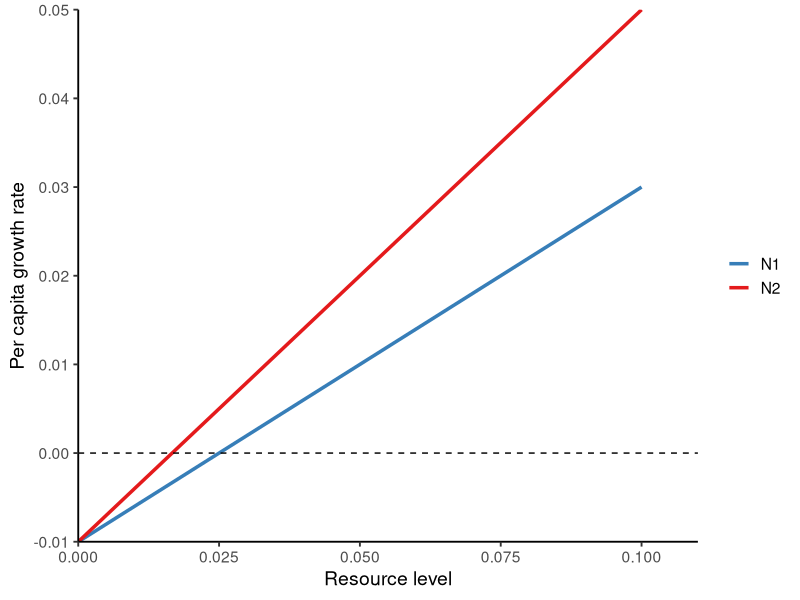
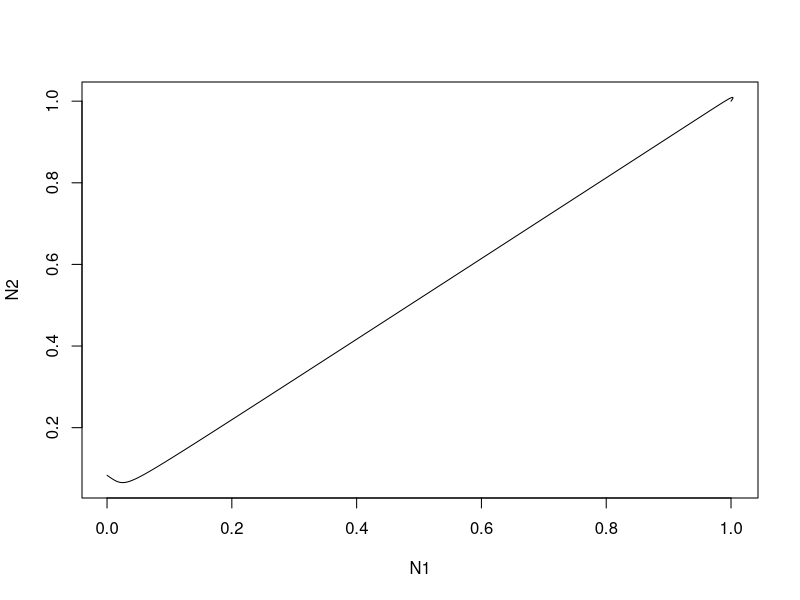
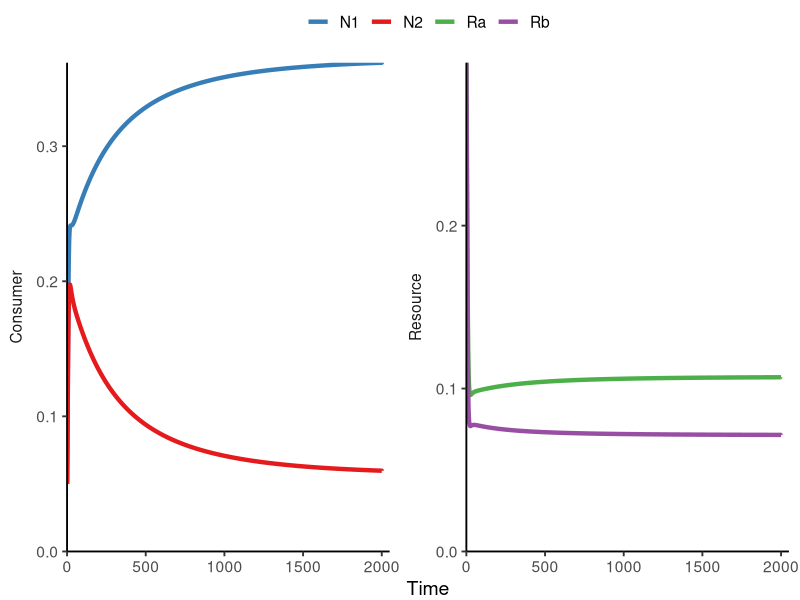
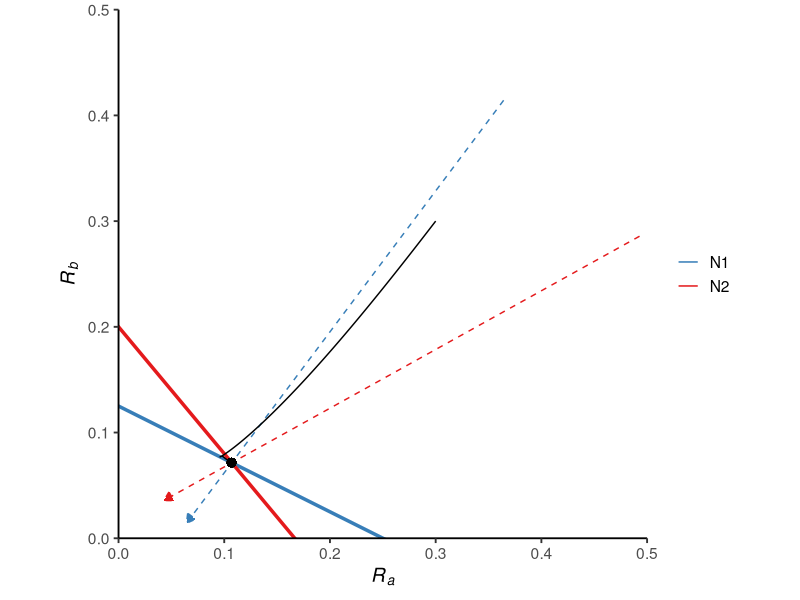
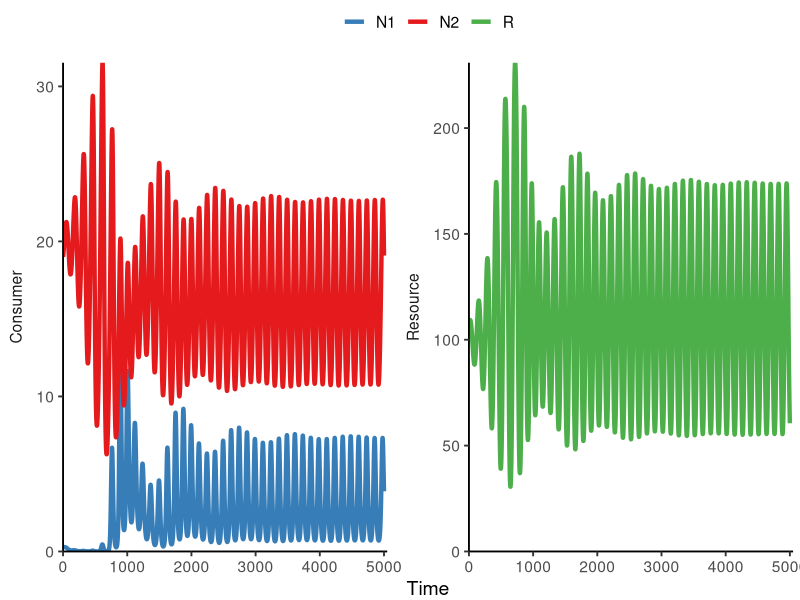

R code for these plots, in order:
library(tidyverse)
library(deSolve)


#### R* rule ####
### Parameters
a1 <- 0.4 
a2 <- 0.6
e1 <- 1
e2 <- 1
d <- 0.01 
S0 <- 0.1

### Resource level vs. consumers' per capita population growth
data.frame(R = seq(0, 0.1, 0.001)) %>%
  mutate(N1 = e1*a1*R-d,
         N2 = e2*a2*R-d) %>%
  pivot_longer(-R, names_to = "species", values_to = "N") %>%
  ggplot(aes(x = R, y = N, color = species)) +
  geom_line(size = 1.2) + 
  geom_hline(yintercept = 0, linetype = "dashed") + 
  labs(x = "Resource level", y = "Per capita growth rate") +
  scale_x_continuous(limits = c(0, 0.11), expand = c(0, 0)) +
  scale_y_continuous(limits = c(NA, 0.05), expand = c(0, 0)) +
  scale_color_brewer(name = NULL, palette = "Set1", direction = -1) + 
  theme_classic(base_size = 14)

# model
R_star_model <- function(times, state, parms) {
  with(as.list(c(state, parms)), {
    dN1_dt <- e1*a1*R*N1 - d*N1
    dN2_dt <- e2*a2*R*N2 - d*N2
    dR_dt <- d*(S0 - R) - a1*R*N1 - a2*R*N2
    return(list(c(dN1_dt, dN2_dt, dR_dt)))  
  })
}

times <- seq(0, 10000, by = 0.01)  
state <- c(N1 = 1, N2 = 1, R = 0.05)  
parms <- c(a1 = 0.4, a2 = 0.6, e1 = 1, e2 = 1, d = 0.01, S0 = 0.1)

pop_size <- ode(func = R_star_model, times = times, y = state, parms = parms)
plot(N2 ~ N1, data = pop_size, type = "l")
tail(pop_size)


#### Tilman's model ####
### Model specification
CR_model_2C_2R <- function(time, state, parms){
  with(as.list(c(state, parms)), {
    dN1_dt = e1*a1a*Ra*N1 + e1*a1b*Rb*N1 - d*N1
    dN2_dt = e2*a2a*Ra*N2 + e2*a2b*Rb*N2 - d*N2
    dRa_dt = d*(Sa-Ra) - (a1a*N1*Ra) - (a2a*N2*Ra) 
    dRb_dt = d*(Sb-Rb) - (a1b*N1*Rb) - (a2b*N2*Rb)
    return(list(c(dN1_dt, dN2_dt, dRa_dt, dRb_dt)))
  })
}

### Model parameters
times <- seq(0.1, 2000, by = 0.01)
state <- c(N1 = 0.05, N2 = 0.05, Ra = 0.3, Rb = 0.3)
parms <- c(a1a = 0.4, a1b = 0.8, a2a = 0.6, a2b = 0.5, e1 = 1, e2 = 1, d = 0.1, Sa = 0.3, Sb = 0.3)  # Ra/Rb and S0a/S0b should be the same in the chemostat

### Model application
pop_size <- ode(func = CR_model_2C_2R, times = times, y = state, parms = parms)

### Visualize the population dynamics
pop_size %>%
  as.data.frame() %>%
  pivot_longer(cols = -time, names_to = "species", values_to = "N") %>%
  mutate(trophic = case_when(species %in% c("N1", "N2") ~ "Consumer",
                             TRUE ~ "Resource")) %>%
  ggplot(aes(x = time, y = N, color = species)) + 
  geom_line(size = 1.5) +
  facet_wrap(~ trophic, 
             ncol = 2, 
             scales = "free_y",
             strip.position = "left") +
  theme_classic(base_size = 14) +
  theme(strip.background = element_blank(),
        strip.placement = "outside",
        legend.position = "top",
        legend.title = element_blank(),
        plot.margin = margin(r = 8)) + 
  labs(x = "Time", y = NULL) +
  scale_x_continuous(limits = c(0, 2050), expand = c(0, 0)) +
  scale_y_continuous(limits = c(0, NA), expand = c(0, 0)) +
  scale_color_manual(name = NULL, values = c("#377EB8", "#E41A1C", "#4DAF4A", "#984EA3"))

### Parameters
a1a <- 0.4
a1b <- 0.8
a2a <- 0.6
a2b <- 0.5
e1 <- 1
e2 <- 1
d <- 0.1

### Slopes and intercepts of the ZNGI's
ZNGI_slope_N1 <- -a1a/a1b
ZNGI_intercept_N1 <- d/(e1*a1b)  
ZNGI_slope_N2 <- -a2a/a2b
ZNGI_intercept_N2 <- d/(e2*a2b)

### Consumption vectors
eqilibrium_Ra <- (d/e1)*((a1b-a2b)/(a2a*a1b-a2b*a1a))
eqilibrium_Rb <- (d/e2)*((a1a-a2a)/(a2b*a1a-a2a*a1b))

convec_df <- data.frame(x = c(eqilibrium_Ra + 6*a1a*eqilibrium_Ra, 
                              eqilibrium_Ra + 6*a2a*eqilibrium_Ra),
                        y = c(eqilibrium_Rb + 6*a1b*eqilibrium_Rb, 
                              eqilibrium_Rb + 6*a2b*eqilibrium_Rb),
                        xend = c(eqilibrium_Ra - a1a*eqilibrium_Ra, 
                                 eqilibrium_Ra - a2a*eqilibrium_Ra),
                        yend = c(eqilibrium_Rb - a1b*eqilibrium_Rb, 
                                 eqilibrium_Rb - a2b*eqilibrium_Rb),
                        species = c("N1", "N2"))

### Phase diagram
ggplot() + 
  geom_abline(slope = ZNGI_slope_N1, intercept = ZNGI_intercept_N1, color = "#377EB8", size = 1.2) + 
  geom_abline(slope = ZNGI_slope_N2, intercept = ZNGI_intercept_N2, color = "#E41A1C", size = 1.2) + 
  geom_segment(data = convec_df, aes(x = x, y = y, xend = xend, yend = yend, color = species), linetype = "blank") + 
  geom_segment(data = convec_df, aes(x = x, y = y, xend = xend, yend = yend, color = species), size = 0.5, linetype = "dashed", arrow = arrow(type = "closed", length = unit(0.1, "inches")), show.legend = F) +
  geom_path(data = as.data.frame(pop_size), aes(x = Ra, y = Rb)) +
  geom_point(data = as.data.frame(pop_size), aes(x = last(Ra), y = last(Rb)), size = 2.5) +
  theme_classic(base_size = 14) +
  labs(x = expression(italic(R[a])), y = expression(italic(R[b]))) +
  scale_x_continuous(limits = c(0, 0.5), expand = c(0, 0)) +
  scale_y_continuous(limits = c(0, 0.5), expand = c(0, 0)) +
  scale_color_brewer(name = NULL, palette = "Set1", direction = -1,
                     guide = guide_legend(override.aes = list(
                       linetype = "solid", size = 1.2))) +
  coord_fixed(ratio = 1)


##### Relative nonlinearity

### Model specification
CR_model_nonlinear <- function(times, state, parms){
  with(as.list(c(state, parms)), {
    dN1_dt = e1*a1*R*N1 - d1*N1
    dN2_dt = e2*(a2*R/(k2+R))*N2 - d2*N2
    dR_dt =  r*R*(1-(R/K)) - a1*R*N1 - ((a2*R)/(k2+R))*N2
    return(list(c(dN1_dt, dN2_dt, dR_dt)))
  })
}

### Model parameters
times <- seq(0, 5000, by = 0.1)  
state <- c(N1 = 0.3, N2 = 19, R = 106) 
parms <- c(a1 = 0.003, a2 = 0.5, k2 = 50, e1 = 0.33, e2 = 0.3, d1 = 0.11, d2 = 0.1, r = 0.1, K = 300)

### Model application
pop_size <- ode(func = CR_model_nonlinear, times = times, y = state, parms = parms)

pop_size %>%
  as.data.frame() %>%
  pivot_longer(cols = -time, names_to = "species", values_to = "N") %>%
  mutate(trophic = case_when(species %in% c("N1", "N2") ~ "Consumer",
                             TRUE ~ "Resource")) %>%
  ggplot(aes(x = time, y = N, color = species)) + 
  geom_line(size = 1.5) +
  facet_wrap(~ trophic, 
             ncol = 2, 
             scales = "free_y",
             strip.position = "left") +
  theme_classic(base_size = 14) +
  theme(strip.background = element_blank(),
        strip.placement = "outside",
        legend.position = "top",
        legend.title = element_blank(),
        plot.margin = margin(r = 5)) + 
  labs(x = "Time", y = NULL) +
  scale_x_continuous(limits = c(0, 5050), expand = c(0, 0)) +
  scale_y_continuous(limits = c(0, NA), expand = c(0, 0)) +
  scale_color_manual(name = NULL, values = c("#377EB8", "#E41A1C", "#4DAF4A"))
